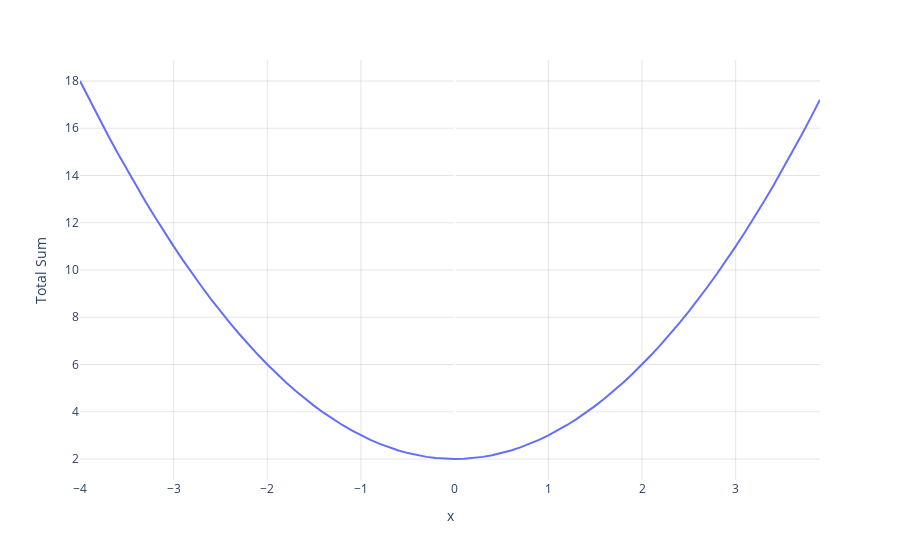

This figure's notebook cell:
### Code cell
x = np.arange(-4,4,0.1)
y1 = x**2 + 2
y2 = 3*x**2+5
fig_p = px.line(x=x,y=y1,height=500)
#fig_p.add_trace(px.line(x=x,y=y2))
fig_p.update_layout(
  plot_bgcolor='rgba(0,0,0,0)',
  yaxis_gridcolor="rgba(0,0,0,0.1)",
  xaxis_gridcolor="rgba(0,0,0,0.1)",
  yaxis_title='Total Sum')
fig_p.show()

### Figure 1 — Plotly figure (JSON) as saved in the notebook; plotly's stock layout.template omitted (floating-point values rounded to 4 significant figures)
{"data": [{"hovertemplate": "x=%{x}<br>y=%{y}<extra></extra>", "legendgroup": "", "line": {"color": "#636efa", "dash": "solid"}, "mode": "lines", "name": "", "orientation": "v", "showlegend": false, "type": "scatter", "x": [-4, -3.9, -3.8, -3.7, -3.6, -3.5, -3.4, -3.3, -3.2, -3.1, -3.0, -2.9, -2.8, -2.7, -2.6, -2.5, -2.4, -2.3, -2.2, -2.1, -2.0, -1.9, -1.8, -1.7, -1.6, -1.5, -1.4, -1.3, -1.2, -1.1, -1.0, -0.9, -0.8, -0.7, -0.6, -0.5, -0.4, -0.3, -0.2, -0.1, 3.553e-15, 0.1, 0.2, 0.3, 0.4, 0.5, 0.6, 0.7, 0.8, 0.9, 1.0, 1.1, 1.2, 1.3, 1.4, 1.5, 1.6, 1.7, 1.8, 1.9, 2.0, 2.1, 2.2, 2.3, 2.4, 2.5, 2.6, 2.7, 2.8, 2.9, 3.0, 3.1, 3.2, 3.3, 3.4, 3.5, 3.6, 3.7, 3.8, 3.9], "xaxis": "x", "y": [18, 17.21, 16.44, 15.69, 14.96, 14.25, 13.56, 12.89, 12.24, 11.61, 11.0, 10.41, 9.84, 9.29, 8.76, 8.25, 7.76, 7.29, 6.84, 6.41, 6.0, 5.61, 5.24, 4.89, 4.56, 4.25, 3.96, 3.69, 3.44, 3.21, 3.0, 2.81, 2.64, 2.49, 2.36, 2.25, 2.16, 2.09, 2.04, 2.01, 2, 2.01, 2.04, 2.09, 2.16, 2.25, 2.36, 2.49, 2.64, 2.81, 3.0, 3.21, 3.44, 3.69, 3.96, 4.25, 4.56, 4.89, 5.24, 5.61, 6.0, 6.41, 6.84, 7.29, 7.76, 8.25, 8.76, 9.29, 9.84, 10.41, 11.0, 11.61, 12.24, 12.89, 13.56, 14.25, 14.96, 15.69, 16.44, 17.21], "yaxis": "y"}], "layout": {"autosize": true, "legend": {"tracegroupgap": 0}, "margin": {"t": 60}, "plot_bgcolor": "rgba(0, 0, 0, 0)", "xaxis": {"anchor": "y", "autorange": true, "domain": [0, 1], "gridcolor": "rgba(0, 0, 0, 0.1)", "range": [-4, 3.9], "title": {"text": "x"}, "type": "linear"}, "yaxis": {"anchor": "x", "autorange": true, "domain": [0, 1], "gridcolor": "rgba(0, 0, 0, 0.1)", "range": [1.111, 18.89], "title": {"text": "Total Sum"}, "type": "linear"}}}
